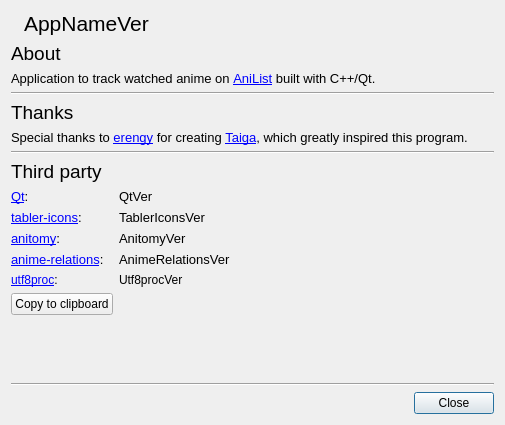
<?xml version="1.0" encoding="UTF-8"?>
<ui version="4.0">
 <class>AboutDialog</class>
 <widget class="QDialog" name="AboutDialog">
  <property name="geometry">
   <rect>
    <x>0</x>
    <y>0</y>
    <width>505</width>
    <height>425</height>
   </rect>
  </property>
  <property name="minimumSize">
   <size>
    <width>505</width>
    <height>425</height>
   </size>
  </property>
  <property name="maximumSize">
   <size>
    <width>505</width>
    <height>425</height>
   </size>
  </property>
  <property name="focusPolicy">
   <enum>Qt::FocusPolicy::ClickFocus</enum>
  </property>
  <property name="windowTitle">
   <string>About</string>
  </property>
  <layout class="QVBoxLayout" name="verticalLayout_2">
   <item>
    <layout class="QHBoxLayout" name="horizontalLayout_2">
     <item>
      <widget class="QLabel" name="labelAppIcon">
       <property name="text">
        <string/>
       </property>
       <property name="pixmap">
        <pixmap resource="../../res/resources.qrc">:/application/application-icon</pixmap>
       </property>
       <property name="textInteractionFlags">
        <set>Qt::TextInteractionFlag::NoTextInteraction</set>
       </property>
      </widget>
     </item>
     <item>
      <widget class="QLabel" name="labelAppNameVer">
       <property name="font">
        <font>
         <pointsize>16</pointsize>
        </font>
       </property>
       <property name="text">
        <string>AppNameVer</string>
       </property>
       <property name="textInteractionFlags">
        <set>Qt::TextInteractionFlag::TextSelectableByMouse</set>
       </property>
      </widget>
     </item>
     <item>
      <spacer name="horizontalSpacer">
       <property name="orientation">
        <enum>Qt::Orientation::Horizontal</enum>
       </property>
       <property name="sizeHint" stdset="0">
        <size>
         <width>40</width>
         <height>20</height>
        </size>
       </property>
      </spacer>
     </item>
    </layout>
   </item>
   <item>
    <widget class="QLabel" name="label">
     <property name="font">
      <font>
       <pointsize>14</pointsize>
       <underline>false</underline>
      </font>
     </property>
     <property name="text">
      <string>About</string>
     </property>
    </widget>
   </item>
   <item>
    <widget class="QLabel" name="labelAbout">
     <property name="font">
      <font>
       <pointsize>10</pointsize>
      </font>
     </property>
     <property name="text">
      <string>Application to track watched anime on &lt;a href=&quot;https://anilist.co/home&quot;&gt;AniList&lt;/a&gt; built with C++/Qt.</string>
     </property>
    </widget>
   </item>
   <item>
    <widget class="Line" name="line">
     <property name="orientation">
      <enum>Qt::Orientation::Horizontal</enum>
     </property>
    </widget>
   </item>
   <item>
    <widget class="QLabel" name="label_2">
     <property name="font">
      <font>
       <pointsize>14</pointsize>
       <italic>false</italic>
       <underline>false</underline>
      </font>
     </property>
     <property name="text">
      <string>Thanks</string>
     </property>
    </widget>
   </item>
   <item>
    <widget class="QLabel" name="labelThanks">
     <property name="font">
      <font>
       <pointsize>10</pointsize>
      </font>
     </property>
     <property name="text">
      <string>Special thanks to &lt;a href=&quot;https://github.com/erengy&quot;&gt;erengy&lt;/a&gt; for creating &lt;a href=&quot;https://github.com/erengy/taiga&quot;&gt;Taiga&lt;/a&gt;, which greatly inspired this program.</string>
     </property>
    </widget>
   </item>
   <item>
    <widget class="Line" name="line_2">
     <property name="orientation">
      <enum>Qt::Orientation::Horizontal</enum>
     </property>
    </widget>
   </item>
   <item>
    <widget class="QLabel" name="label_3">
     <property name="font">
      <font>
       <pointsize>14</pointsize>
       <underline>false</underline>
      </font>
     </property>
     <property name="text">
      <string>Third party</string>
     </property>
    </widget>
   </item>
   <item>
    <layout class="QFormLayout" name="formLayout_2">
     <item row="0" column="0">
      <widget class="QLabel" name="labelQt">
       <property name="font">
        <font>
         <pointsize>10</pointsize>
        </font>
       </property>
       <property name="text">
        <string>&lt;a href=&quot;https://www.qt.io/&quot;&gt;Qt&lt;/a&gt;:</string>
       </property>
      </widget>
     </item>
     <item row="0" column="1">
      <widget class="QLabel" name="labelQtVer">
       <property name="font">
        <font>
         <pointsize>10</pointsize>
        </font>
       </property>
       <property name="text">
        <string>QtVer</string>
       </property>
       <property name="textInteractionFlags">
        <set>Qt::TextInteractionFlag::TextSelectableByMouse</set>
       </property>
      </widget>
     </item>
     <item row="1" column="0">
      <widget class="QLabel" name="labelTablerIcons">
       <property name="font">
        <font>
         <pointsize>10</pointsize>
        </font>
       </property>
       <property name="text">
        <string>&lt;a href=&quot;https://github.com/tabler/tabler-icons&quot;&gt;tabler-icons&lt;/a&gt;:</string>
       </property>
      </widget>
     </item>
     <item row="1" column="1">
      <widget class="QLabel" name="labelTablerIconsVer">
       <property name="font">
        <font>
         <pointsize>10</pointsize>
        </font>
       </property>
       <property name="text">
        <string>TablerIconsVer</string>
       </property>
       <property name="textInteractionFlags">
        <set>Qt::TextInteractionFlag::TextSelectableByMouse</set>
       </property>
      </widget>
     </item>
     <item row="2" column="0">
      <widget class="QLabel" name="labelAnitomy">
       <property name="font">
        <font>
         <pointsize>10</pointsize>
        </font>
       </property>
       <property name="text">
        <string>&lt;a href=&quot;https://github.com/erengy/anitomy&quot;&gt;anitomy&lt;/a&gt;:</string>
       </property>
      </widget>
     </item>
     <item row="2" column="1">
      <widget class="QLabel" name="labelAnitomyVer">
       <property name="font">
        <font>
         <pointsize>10</pointsize>
        </font>
       </property>
       <property name="text">
        <string>AnitomyVer</string>
       </property>
       <property name="textInteractionFlags">
        <set>Qt::TextInteractionFlag::TextSelectableByMouse</set>
       </property>
      </widget>
     </item>
     <item row="3" column="0">
      <widget class="QLabel" name="labelAnimeRelations">
       <property name="font">
        <font>
         <pointsize>10</pointsize>
        </font>
       </property>
       <property name="text">
        <string>&lt;a href=&quot;https://github.com/erengy/anime-relations&quot;&gt;anime-relations&lt;/a&gt;:</string>
       </property>
      </widget>
     </item>
     <item row="3" column="1">
      <widget class="QLabel" name="labelAnimeRelationsVer">
       <property name="font">
        <font>
         <pointsize>10</pointsize>
        </font>
       </property>
       <property name="text">
        <string>AnimeRelationsVer</string>
       </property>
       <property name="textInteractionFlags">
        <set>Qt::TextInteractionFlag::TextSelectableByMouse</set>
       </property>
      </widget>
     </item>
     <item row="5" column="0">
      <layout class="QHBoxLayout" name="horizontalLayout_5">
       <item>
        <widget class="QPushButton" name="pushButtonCopyToClipboard">
         <property name="focusPolicy">
          <enum>Qt::FocusPolicy::NoFocus</enum>
         </property>
         <property name="text">
          <string>Copy to clipboard</string>
         </property>
        </widget>
       </item>
      </layout>
     </item>
     <item row="4" column="0">
      <widget class="QLabel" name="labelUtf8proc">
       <property name="text">
        <string>&lt;a href=&quot;https://github.com/JuliaStrings/utf8proc&quot;&gt;utf8proc&lt;/a&gt;:</string>
       </property>
      </widget>
     </item>
     <item row="4" column="1">
      <widget class="QLabel" name="labelUtf8procVer">
       <property name="text">
        <string>Utf8procVer</string>
       </property>
       <property name="textInteractionFlags">
        <set>Qt::TextInteractionFlag::LinksAccessibleByMouse|Qt::TextInteractionFlag::TextSelectableByMouse</set>
       </property>
      </widget>
     </item>
    </layout>
   </item>
   <item>
    <spacer name="verticalSpacer">
     <property name="orientation">
      <enum>Qt::Orientation::Vertical</enum>
     </property>
     <property name="sizeHint" stdset="0">
      <size>
       <width>20</width>
       <height>40</height>
      </size>
     </property>
    </spacer>
   </item>
   <item>
    <widget class="Line" name="line_3">
     <property name="orientation">
      <enum>Qt::Orientation::Horizontal</enum>
     </property>
    </widget>
   </item>
   <item>
    <widget class="QDialogButtonBox" name="buttonBox">
     <property name="orientation">
      <enum>Qt::Orientation::Horizontal</enum>
     </property>
     <property name="standardButtons">
      <set>QDialogButtonBox::StandardButton::Close</set>
     </property>
    </widget>
   </item>
  </layout>
 </widget>
 <resources>
  <include location="../../res/resources.qrc"/>
 </resources>
 <connections>
  <connection>
   <sender>buttonBox</sender>
   <signal>accepted()</signal>
   <receiver>AboutDialog</receiver>
   <slot>accept()</slot>
   <hints>
    <hint type="sourcelabel">
     <x>248</x>
     <y>254</y>
    </hint>
    <hint type="destinationlabel">
     <x>157</x>
     <y>274</y>
    </hint>
   </hints>
  </connection>
  <connection>
   <sender>buttonBox</sender>
   <signal>rejected()</signal>
   <receiver>AboutDialog</receiver>
   <slot>reject()</slot>
   <hints>
    <hint type="sourcelabel">
     <x>316</x>
     <y>260</y>
    </hint>
    <hint type="destinationlabel">
     <x>286</x>
     <y>274</y>
    </hint>
   </hints>
  </connection>
 </connections>
</ui>
